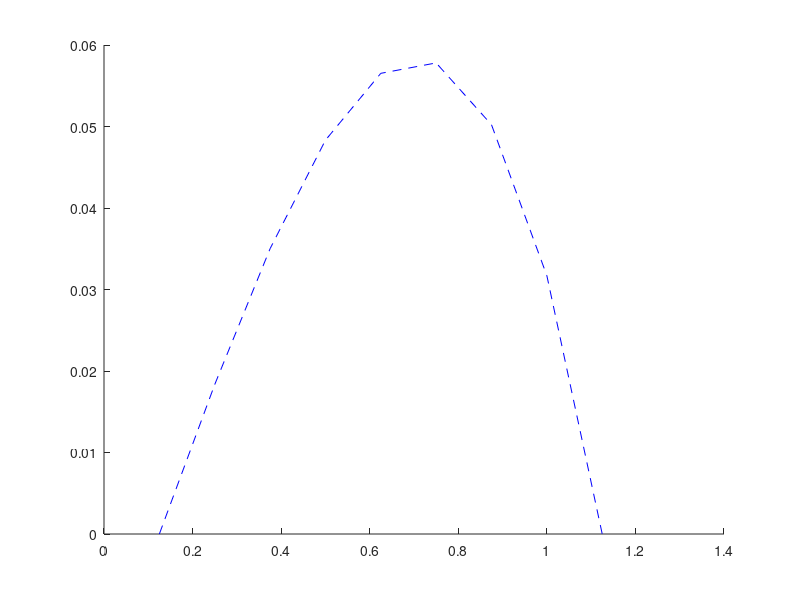

Reproduce this figure in MATLAB.
function edo
  clear
  clc
  
  N=9 ; %puntos del dominio
  disp('cantidad de puntos del dominio:'); disp(N);
  n=N-2; %puntos interiores
  disp('cantidad de puntos interiores:'); disp(n);
  x(1)=0;
  x(N)=1;
  h=(x(N)-x(1))/(N-1);
    for i=1:N
    x(i)=h*i;
  end
  disp('el paso es:'); disp(h);
  u(1)=0;
  u(N)=0;
  c= zeros(n);
  identidad= zeros(n);
  c(1,1)= -2;
  c(1,2)=1;
  c(n,n-1)=1;
  c(n,n)= -2;
  for i=1:n
    p(i)=h*i;
  end
  p=p'
  for i=2:n-1
    c(i,i-1)=1;
    c(i,i)=-2;
    c(i,i+1)=1;
  end
  for i=1:n
    identidad(i,i)=1;
  end
  c
  identidad
  A=((-1/h^2)*c+identidad)
  s=inv(A)*p
  for i=2:N-1
  u(i)=s(i-1);
  end
  disp('el vector u es igual a:'); disp(u);
  
  hold on
  plot (x,u, '--b')
  
endfunction